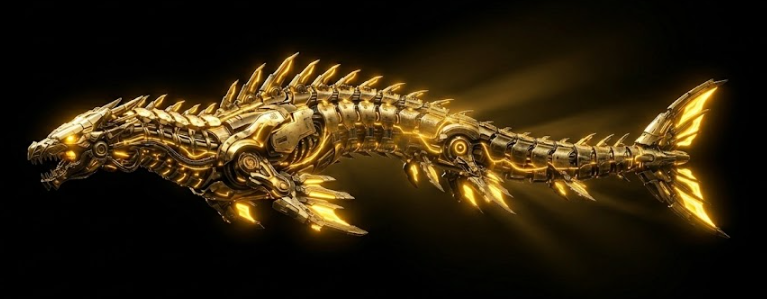
#> input picture dist/fish_dragon_serpentine.png, 767 x 299 px
$ python remove_black_white.py dist/fish_dragon_serpentine.png 100 100
#> lines starting #> are read from the running program, lines starting #| are printed output that depends on the picture
from PIL import Image
import os
import numpy as np


def remove_black_and_white(
    input_path, output_path=None, threshold=30, edge_smooth=True
):
#> called with input_path = 'dist/fish_dragon_serpentine.png', output_path = '100', threshold = 100, edge_smooth = True
    img = Image.open(input_path)
#> img is the input picture: PIL image 767x299 RGB; mean R, G, B 44.5, 32.9, 12.7

    if img.mode != "RGBA":
        img = img.convert("RGBA")
#> img: PIL image 767x299 RGBA

    img = img.convert("RGB")
    width, height = img.size
#> width = 767; height = 299
    pixels = np.array(img)

    bg_colors = []
    corners = [pixels[0, 0], pixels[0, -1], pixels[-1, 0], pixels[-1, -1]]
#> corners = [[0, 0, 0], [0, 0, 0], [0, 0, 0], [0, 0, 0]]

    for corner in corners:
        if not any(np.all(corner == c) for c in bg_colors):
            bg_colors.append(corner)
#> this loop made 4 passes
#> after the loop, bg_colors = [[0, 0, 0]]

    mask = np.zeros((height, width), dtype=bool)

    for bg in bg_colors:
        dist = np.sqrt(np.sum((pixels - bg) ** 2, axis=2))
        mask |= dist < threshold
#> this loop made 1 pass
#> pass 1, in remove_black_and_white, `dist = np.sqrt(np.sum((pixels - bg) ** 2, axis=2))`:
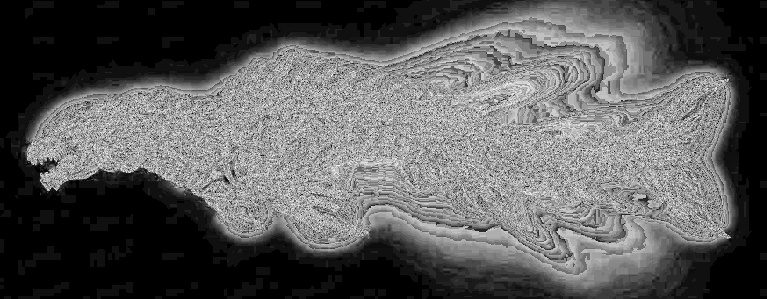
#> dist: shape (299, 767) float64; min 0, max 26.94, mean 9.6; drawn with min black and max white

    if edge_smooth:
        from scipy import ndimage

        kernel = np.ones((3, 3)) / 9
        mask = ndimage.convolve(mask.astype(float), kernel, mode="constant") > 0.3

    result = Image.new("RGBA", (width, height))
#> result: PIL image 767x299 RGBA; every value is 0
    original = img.convert("RGBA")

    for y in range(height):
        for x in range(width):
            if mask[y, x]:
                result.putpixel((x, y), (0, 0, 0, 0))
            else:
                result.putpixel((x, y), original.getpixel((x, y)))

    if output_path is None:
        base, ext = os.path.splitext(input_path)
        output_path = f"{base}_transparent.png"

    result.save(output_path, "PNG")
    print(
        f"Processed: {os.path.basename(input_path)} -> {os.path.basename(output_path)}"
    )


def process_folder(folder_path, output_folder=None, threshold=30):
    if output_folder is None:
        output_folder = folder_path

    os.makedirs(output_folder, exist_ok=True)

    for filename in os.listdir(folder_path):
        if filename.lower().endswith((".png", ".jpg", ".jpeg", ".bmp")):
            input_path = os.path.join(folder_path, filename)

            base, ext = os.path.splitext(filename)
            output_filename = f"{base}_transparent.png"
            output_path = os.path.join(output_folder, output_filename)

            try:
                remove_black_and_white(input_path, output_path, threshold=threshold)
            except Exception as e:
                print(f"Error {filename}: {e}")


if __name__ == "__main__":
    import sys

    threshold = 30
    if len(sys.argv) > 1:
        input_path = sys.argv[1]
        if os.path.isdir(input_path):
            if len(sys.argv) > 2:
                threshold = int(sys.argv[2])
            process_folder(input_path, threshold=threshold)
        else:
            output_path = sys.argv[2] if len(sys.argv) > 2 else None
            if len(sys.argv) > 3:
                threshold = int(sys.argv[3])
            remove_black_and_white(input_path, output_path, threshold=threshold)
    else:
        folder = r"C:\Users\18229\Desktop\这鱼怎么带枪的！\public\assets"
        process_folder(folder, threshold=threshold)
